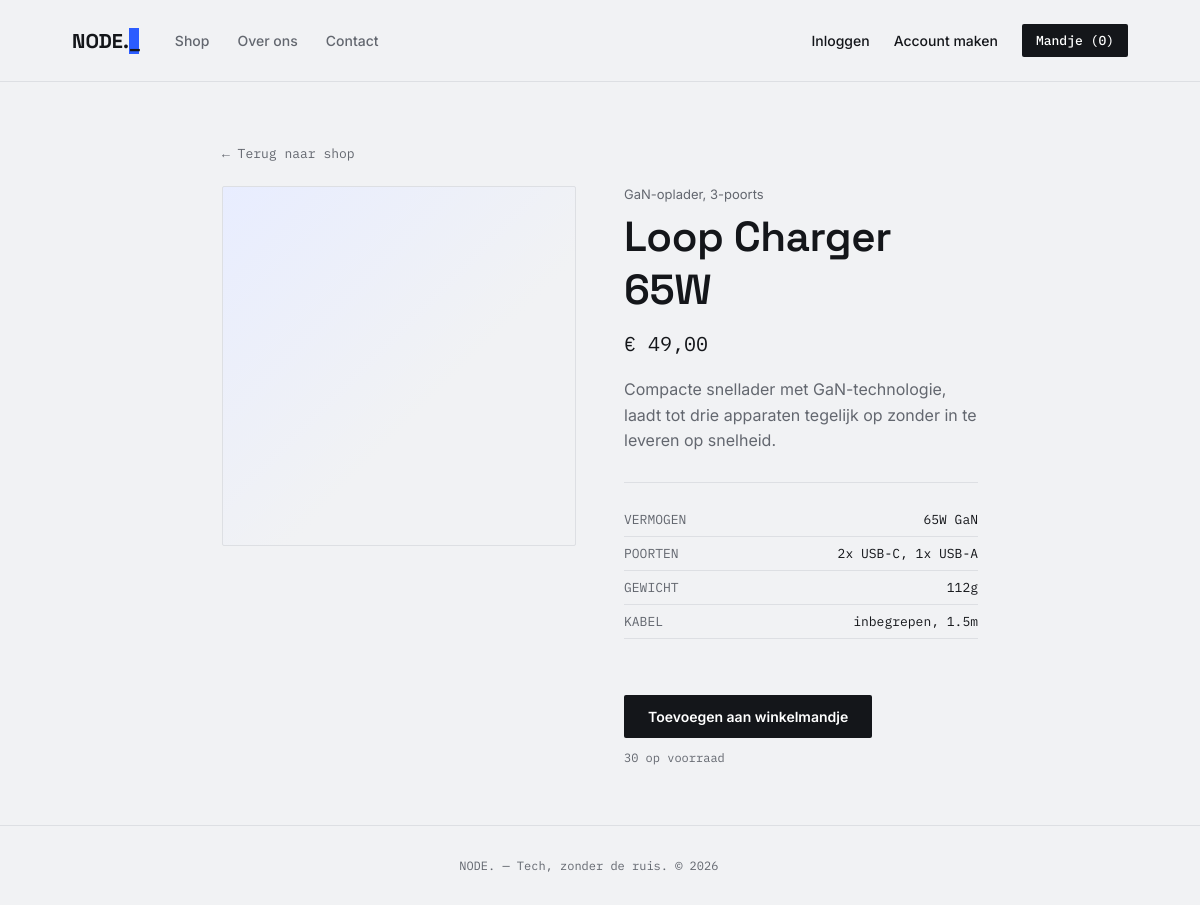
The app's page /product/2 with its own data.
### models.py (models this page shows)
class Product(db.Model):
    id = db.Column(db.Integer, primary_key=True)
    name = db.Column(db.String(150), nullable=False)
    category = db.Column(db.String(100), nullable=False)
    price = db.Column(db.Float, nullable=False)
    description = db.Column(db.Text, nullable=False, default="")
    stock = db.Column(db.Integer, nullable=False, default=10)
    spec1_label = db.Column(db.String(50), default="")
    spec1_value = db.Column(db.String(100), default="")
    spec2_label = db.Column(db.String(50), default="")
    spec2_value = db.Column(db.String(100), default="")
    spec3_label = db.Column(db.String(50), default="")
    spec3_value = db.Column(db.String(100), default="")
    spec4_label = db.Column(db.String(50), default="")
    spec4_value = db.Column(db.String(100), default="")
    @property
    def specs(self):
        pairs = [
            (self.spec1_label, self.spec1_value),
            (self.spec2_label, self.spec2_value),
            (self.spec3_label, self.spec3_value),
            (self.spec4_label, self.spec4_value),
        ]
        return [(l, v) for l, v in pairs if l]

### app.py (the view)
@app.route("/product/<int:product_id>")
def product_detail(product_id):
    product = db.session.get(Product, product_id)
    if not product:
        flash("Product niet gevonden.")
        return redirect(url_for("home"))
    return render_template("product.html", product=product)

### app.py (called while the page is built)
def get_cart():
    return session.get("cart", {})

@app.context_processor
def inject_cart_count():
    cart = get_cart()
    count = sum(cart.values())
    return {"cart_count": count}

### templates/product.html (shortened to what this page needs)
{% extends "base.html" %}
{% block content %}
<div class="container" style="max-width:900px;">
  <a href="{{ url_for('home') }}" style="font-family:var(--mono); font-size:13px; color:var(--ink-soft);">&larr; Terug naar shop</a>
  <div style="display:grid; grid-template-columns:1fr 1fr; gap:48px; margin-top:24px;">
    <div class="card-glyph" style="height:360px;"></div>
    <div>
      <div class="card-cat" style="margin-bottom:8px;">{{ product.category }}</div>
      <h1 style="margin-bottom:14px;">{{ product.name }}</h1>
      <div style="font-family:var(--mono); font-size:20px; margin-bottom:20px;">€ {{ "%.2f"|format(product.price)|replace(".", ",") }}</div>
      <p style="color:var(--ink-soft); line-height:1.6; margin-bottom:28px;">{{ product.description }}</p>
      {% if product.specs %}
      <div style="border-top:1px solid var(--line); padding-top:20px; margin-bottom:28px;">
        {% for label, value in product.specs %}
        <div style="display:flex; justify-content:space-between; font-family:var(--mono); font-size:13px; padding:8px 0; border-bottom:1px solid var(--line);">
          <span style="color:var(--ink-soft);">{{ label }}</span>
          <span>{{ value }}</span>
        </div>
        {% endfor %}
      </div>
      {% endif %}
      {% if product.stock > 0 %}
      <form method="POST" action="{{ url_for('cart_add', product_id=product.id) }}">
        <button type="submit" class="btn">Toevoegen aan winkelmandje</button>
      </form>
      <p style="font-family:var(--mono); font-size:12px; color:var(--ink-soft); margin-top:12px;">{{ product.stock }} op voorraad</p>
      {% else %}
      <p style="font-family:var(--mono); font-size:13px; color:var(--ink-soft);">Momenteel niet op voorraad</p>
      {% endif %}
    </div>
  </div>
</div>
{% endblock %}

### templates/base.html (style rules this page uses)
:root { --bg:#F1F2F4; --surface:#FFFFFF; --ink:#14161A; --ink-soft:#63676F; --line:#DDDFE3; --accent:#2B5CFF; --accent-soft:#E8EDFF; --mono:'IBM Plex Mono',monospace; --grotesk:'Space Grotesk',sans-serif; --sans:'Inter',sans-serif; }
* { margin:0;padding:0;box-sizing:border-box; }
body { background:var(--bg);color:var(--ink);font-family:var(--sans);-webkit-font-smoothing:antialiased;min-height:100vh;display:flex;flex-direction:column; }
a { color:inherit;text-decoration:none; }
.container { max-width:1100px;margin:0 auto;padding:60px 6vw; }
h1 { font-family:var(--grotesk);font-weight:600;font-size:clamp(28px,4vw,42px);letter-spacing:-0.01em; }
.btn { display:inline-block;background:var(--ink);color:#fff;font-weight:600;font-size:14px;padding:13px 24px;border-radius:2px;border:none;cursor:pointer;transition:background .15s ease;font-family:var(--sans); }
form .btn { margin-top:28px; }
.card-glyph { width:100%;height:120px;border-radius:2px;background:linear-gradient(135deg,var(--accent-soft) 0%,transparent 60%),repeating-linear-gradient(45deg,var(--bg) 0 2px,transparent 2px 14px);border:1px solid var(--line);margin-bottom:18px; }
.card-cat { font-size:13px;color:var(--ink-soft);margin-bottom:14px; }

### records on screen
Product: category "GaN-oplader, 3-poorts", name "Loop Charger 65W", price "49,00", description "Compacte snellader met GaN-technologie, laadt tot drie apparaten tegelijk op zonder in te leveren op snelheid.", spec1_label "VERMOGEN", spec1_value "65W GaN", spec2_label "POORTEN", spec2_value "2x USB-C, 1x USB-A", spec3_label "GEWICHT", spec3_value "112g", spec4_label "KABEL", spec4_value "inbegrepen, 1.5m", stock "30"

### other values on screen
{{ cart_count }} "0"
